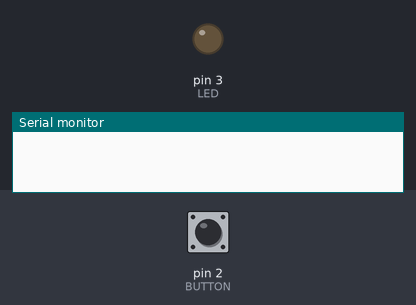
Recording of a sketch running on a simulated Arduino Uno, built with avr-gcc and run on an emulated ATmega328P. Shown: output pins drawn as LEDs (lit = HIGH), the last lines printed to the serial monitor. Dashed ring = blinking. The inputs (shaded band) are chosen by the test bench; at power-on: pin 2 (BUTTON) LOW.

Above: at 1.2 s.
1.3 s: pin 2 (BUTTON) pulled HIGH for 0.15 s
At 1.51 s:
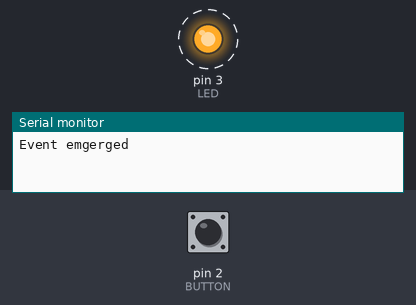
4.3 s: pin 2 (BUTTON) pulled HIGH for 3.2 s
At 8.9 s:
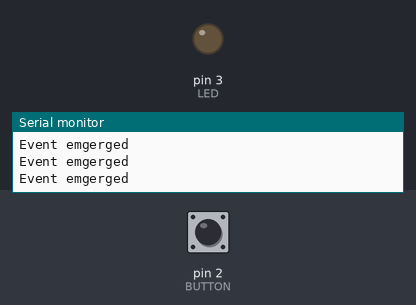
Timing chart, 0 to 10.4 s (numbered marks = the images above; inputs shaded):
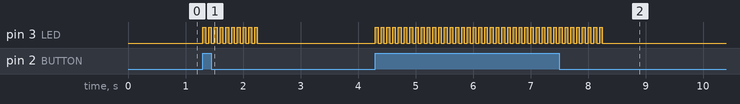

Measured:
- after the input at 1.3 s, pin 3 (LED): alternates HIGH for 0.05 s and LOW for 0.05 s, 20 changes in all, then stays LOW, starting at once
- after the input at 4.3 s, pin 3 (LED): alternates HIGH for 0.05 s and LOW for 0.05 s, 80 changes in all, then stays LOW, starting at once

The sketch:

wired_emergencybell.ino
```cpp
int LED = 3;     //LED 핀 번호
int BUTTON = 2;  //Button 핀 번호

int delayTime = 50; //blink 주기설정

void blinkLED(){        //비상벨 호출알림
  for(int i = 0; i<10; i++){
    digitalWrite(LED, HIGH);
    delay(delayTime);
    digitalWrite(LED, LOW);
    delay(delayTime);
  }
}

//비상벨 초기화
void setup(){
  pinMode(LED, OUTPUT);
  pinMode(BUTTON, INPUT);
  Serial.begin(9600);
 }

 void loop(){
  int buttonState;
  buttonState = digitalRead(BUTTON); //버튼입력

  if(buttonState == HIGH){ //버튼이 눌렸을 때 blink() 실행
    Serial.println("Event emgerged");
    blinkLED();
  }
  else{
    //Serial.println("Normal State");
  }
 }
```
